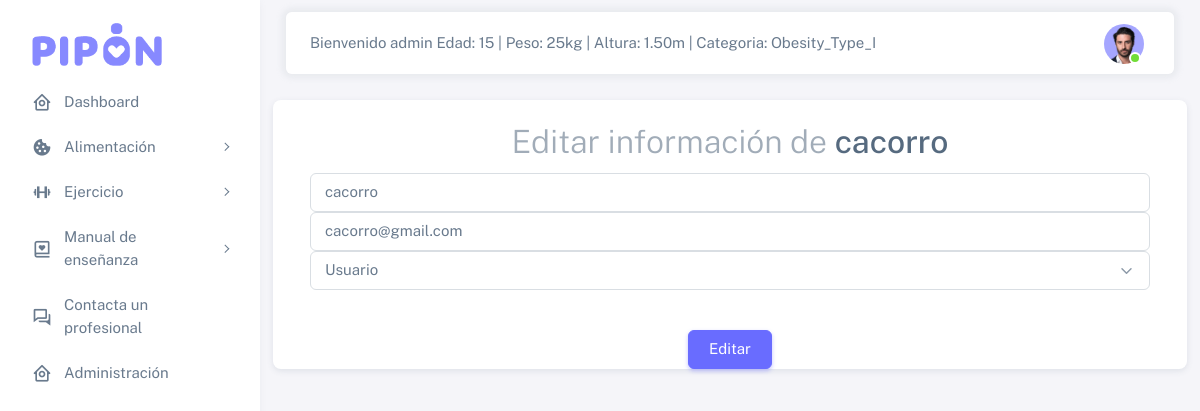
Page /src/views/html/edit-users.php?id=2d04c39d-7cf8-11ee-b40d-047c168ab67a (signed in) on the committed database.
### tables this page shows
CREATE TABLE `usuarios` (
  `id` varchar(120) NOT NULL,
  `usuario` varchar(255) DEFAULT NULL,
  `password` char(110) NOT NULL,
  `email` varchar(100) NOT NULL,
  `rol` int(11) NOT NULL DEFAULT 2,
  `id_number` varchar(64) DEFAULT NULL,
  `id_profession` int(11) DEFAULT NULL
);

CREATE TABLE `rol_users` (
  `id` int(11) NOT NULL,
  `type` varchar(24) NOT NULL
);

### src/model/user.php (called while the page is built, shortened)
<?php
class User
{
    public static function getUserById(string $id)
    {
        try {
            $dbObj = new Database();
            $db = $dbObj->connect();
            $query = $db->prepare("SELECT u.id, u.email, r.type, u.usuario, u.rol FROM usuarios u LEFT JOIN rol_users r ON u.rol = r.id WHERE u.id = :id");
            $query->execute(["id" => $id]);
            return $query->fetch(PDO::FETCH_ASSOC);
        } catch (PDOException $e) {
            throw $e;
        }
    }
}

### src/views/html/edit-users.php (the view, shortened to what this page needs)
<!DOCTYPE html>
<?php
include_once "../../model/user.php";
$userLog = new User();
$userData = $userLog::getUserById($_GET["id"]);
?>
<html
  lang="en"
  class="light-style layout-menu-fixed"
  dir="ltr"
  data-theme="theme-default"
  data-assets-path="../assets/"
  data-template="vertical-menu-template-free"
>
  <head>
    <link rel="stylesheet" href="../assets/vendor/fonts/boxicons.css" />
    <link rel="stylesheet" href="../assets/vendor/css/core.css" class="template-customizer-core-css" />
    <link rel="stylesheet" href="../assets/vendor/css/theme-default.css" class="template-customizer-theme-css" />
    <link rel="stylesheet" href="../assets/css/demo.css" />
    <link rel="stylesheet" href="../assets/vendor/libs/perfect-scrollbar/perfect-scrollbar.css" />
  </head>
  <body>
    <div class="layout-wrapper layout-content-navbar">
      <div class="layout-container">
        <?php include_once "./templates/aside.php"; ?>
        <div class="layout-page">
          <?php include_once "./templates/navbar.php"; ?>
          <div class="content-wrapper">
            <div class="container-xxl flex-grow-1 container-p-y">
              <form action="../../controllers/users.php" method="post">
              <div class="d-flex align-items-end row">
                      <div class="card text-center mb-3">
                        <div class="card-body">
                          <h2 class="card-title"> <span class="text-muted fw-light">Editar información de </span> <?php echo $userData["usuario"]; ?> </h2>
                          <input name="usuario" type="text" class="form-control" placeholder="Nombre de usuario" value="<?php echo $userData["usuario"]; ?>">
                          <input name="email" type="email" class="form-control" placeholder="Correo electrónico" value="<?php echo $userData["email"]; ?>">
                          <select class="form-select" aria-label="Default select example" name="role">
                            <option selected value="<?php echo $userData["rol"] ?>"><?php echo $userData["type"]; ?></option>
                          </select>
                      </div>
                      <div class="mt-3">
                        <button
                          type="submit"
                          class="btn btn-primary"
                          name="submit_edit"
                        >
                        Editar
                        </button>
                        </div>
                    </div>
              </div>
              </form>
            </div>
          </div>
        </div>
      </div>
    </div>
  </body>
</html>

### rows in the picture
usuarios: usuario "cacorro", email "cacorro@gmail.com", role "Usuario"

### other values in the picture
$_SESSION['username'] "admin"
$_SESSION['user']['edad'] "15"
$_SESSION['user']['peso'] "25"
$_SESSION['user']['altura'] "1.50"
$_SESSION['user']['tipo'] "Obesity_Type_I"
